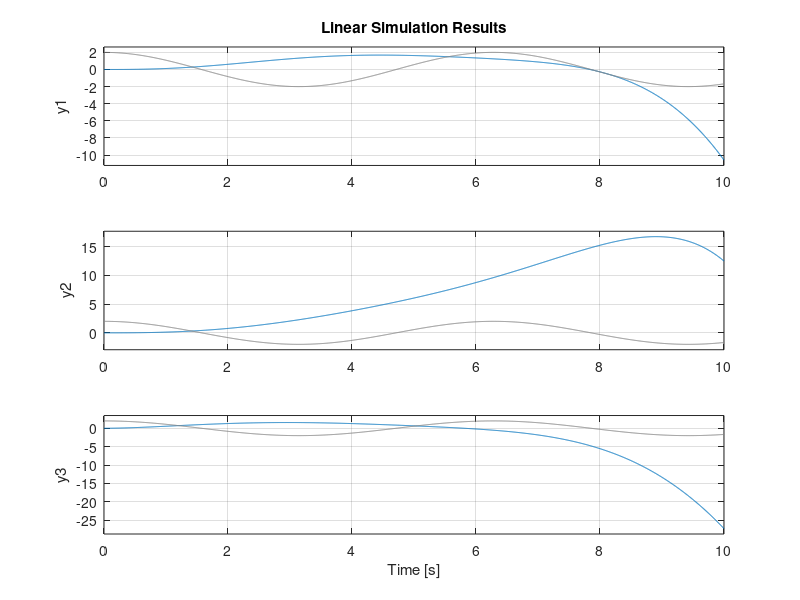

Source code (MATLAB): (Note: this script raises an error after producing the figure.)
clc; clear all; close all; format compact;


clc; clear all; close all; format compact

% Jack Vranicar
% jjv20@fsu.edu
%% HW1, Q 3.10

%{

    It seems like the force is being applied to the inner top box, not the
    outer box. =(

%}

%% Parameters
m_3 = 1; % kg
m_2 = 2; %kg
m_1 = 1; %kg

f_v3 = 1; % N*s/m
f_v2 = 1; % N*s/m
f_v1 = 1; % N*s/m

k_2 = 1; % N/m
k_1 = 1; % N/m


%% A, B, C, D Matrices
A = [
    0 , 1 , 0 , 0 , 0 , 0;
    -k_2/m_1 , (-f_v3 - f_v2)/(m_2) , 0 , (f_v2)/(m_2) , (k_2)/(m_2) , (f_v3)/(m_2);
    0 , 0 , 0 , 1 , 0 , 0;
    0 , (f_v2)/(m_2) , (k_1)/(m_2) , (-f_v2 - f_v1)/(m_2) , (k_1)/(m_2) , (f_v2)/(m_2);
    0 , 0 , 0 , 0 , 0 , 1;
    (k_2)/(m_3) , (f_v3)/(m_3) , (-k_1)/(m_3) , (f_v1)/(m_3) , (k_1 - k_2)/(m_3) , (-f_v3 - f_v1)/(m_3);
    ];

B = [
0;
0;
0;
0;
0;
(1)/(m_3);
];

C = [

1 , 0 , 0 , 0 , 0 , 0 ;
0 , 0 , 1 , 0 , 0 , 0 ;
0 , 0 , 0 , 0 , 1 , 0 ;


];

D = [
    0;
    0;
    0;
    ];

%% Simulation

T = ss(A, B, C, D);

% Z = initial(T, [1 0 0 0 0 0], 10);
% times = linspace(0, 10, numel(Z(:,1)));

t = linspace(0, 10, 2000);
f = 2*cos(t);

Z = lsim(T, f, t);

lsim(T,f,t);

%% Boxes
figure();
for i = 1:size(Z, 1)
    pause(.01);
    boxPlotter(Z(i,1), Z(i,2), Z(i,3));
end
%% Springs



